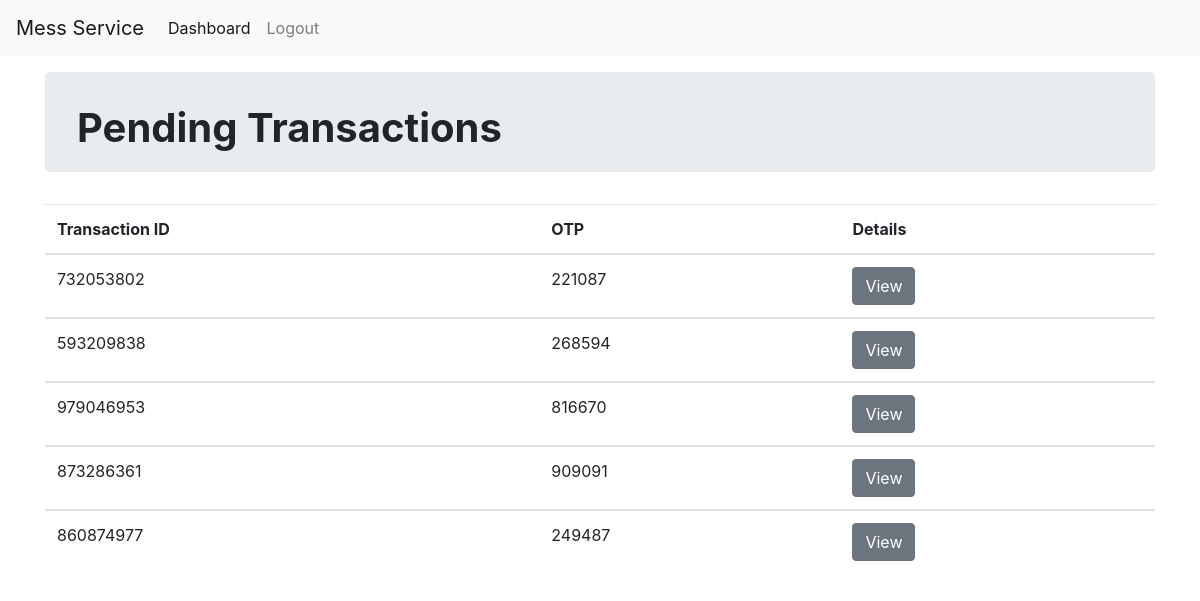
The app's page /student/pending/ (signed in), older data.
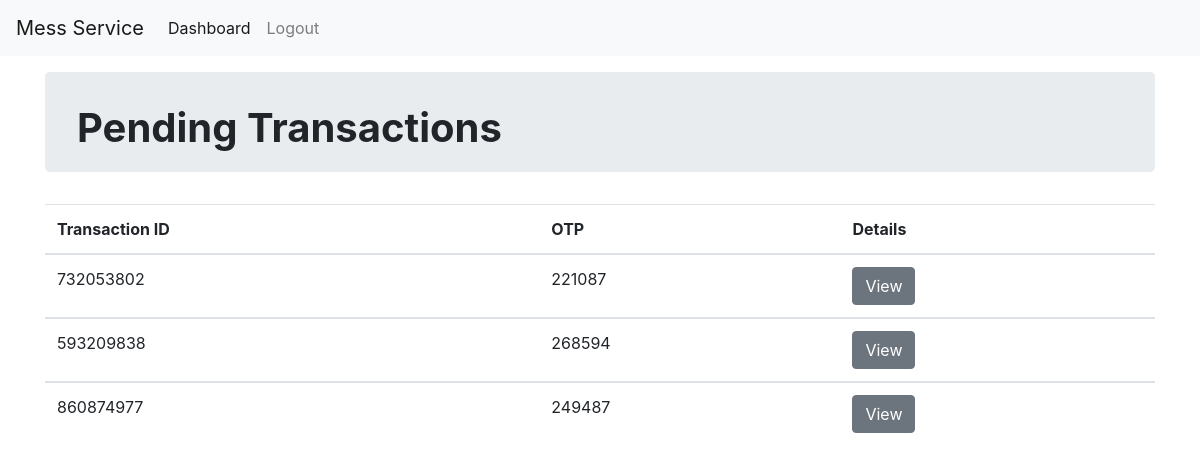
The same page, newer data.
### vendor/models.py (models this page shows)
class Transaction(models.Model):
    trans_id = models.CharField(max_length=10, primary_key=True)
    reg_id = reg_id = models.ForeignKey(
        Student, related_name='token', null=True, blank=True, on_delete=models.CASCADE)
    otp = models.CharField(max_length=6)
    PENDING = 'P'
    ACCEPTED = 'A'
    APPLICATION_STATUS = (
        (ACCEPTED, 'Accepted'),
        (PENDING, 'Pending')
    )
    status = models.CharField(
        max_length=2, choices=APPLICATION_STATUS, default=PENDING)

### student/views.py (the view)
# urls.py: path('pending/', pending, name='pending'),
@login_required
@user_passes_test(check)
def pending(request):
    transaction = Transaction.objects.filter(
        reg_id__user=request.user, status='P')
    print(transaction)
    return render(request, 'student/pending.html', {'transaction': transaction})

### student/views.py (called while the page is built)
def check(user):
    return Student.objects.filter(user=user).exists()

### templates/student/pending.html (shortened to what this page needs)
{% extends 'base.html' %}
{% load static %}
{% block body %}
<nav class="navbar navbar-expand-lg navbar-light bg-light mb-3">
    <a class="navbar-brand" href="#">Mess Service</a>
    <div class="collapse navbar-collapse" id="navbarSupportedContent">
        <ul class="navbar-nav mr-auto">
            <li class="nav-item active">
                <a class="nav-link" href="{% url 'student:dashboard'%}">Dashboard </a>
            </li>
            <li class="nav-item">
                <a class="nav-link" href="{% url 'accounts:logout' %}">Logout</a>
            </li>
        </ul>
    </div>
</nav>
<div class="container">
    <div class="jumbotron" style="height: 100px;padding-top: 2rem;">
        <h1><strong>Pending Transactions</strong> </h1>
    </div>
    <table class="table">
        <thead>
            <tr>
                <th scope="col">Transaction ID</th>
                <th scope="col">OTP</th>
                <th scope="col"> Details</th>
            </tr>
        </thead>
        {% for tok in transaction %}
        <tbody>
            <tr>
                <td>{{ tok.trans_id }}</td>
                <td>{{ tok.otp }}</td>
                <td><a type="submit" class="btn btn-secondary" href="{% url 'student:details' tok.trans_id %}">View</a>
                </td>
            </tr>
        </tbody>
        {% endfor %}
    </table>
    {% endblock %}

Row changes from the older to the newer data that the page shows:
no longer on this page (row edited): Transaction: trans_id "979046953", otp "816670"
no longer on this page (row edited): Transaction: trans_id "873286361", otp "909091"
